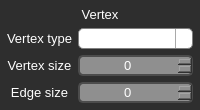
         <widget class="QFrame" name="frame_vertex">
          <property name="autoFillBackground">
           <bool>false</bool>
          </property>
          <property name="styleSheet">
           <string notr="true">QFrame {
	background-color: #2E2E2E;
}</string>
          </property>
          <property name="frameShape">
           <enum>QFrame::NoFrame</enum>
          </property>
          <property name="frameShadow">
           <enum>QFrame::Raised</enum>
          </property>
          <property name="lineWidth">
           <number>1</number>
          </property>
          <layout class="QGridLayout" name="gridLayout_13">
           <property name="leftMargin">
            <number>7</number>
           </property>
           <property name="topMargin">
            <number>7</number>
           </property>
           <property name="rightMargin">
            <number>7</number>
           </property>
           <property name="bottomMargin">
            <number>7</number>
           </property>
           <item row="2" column="0">
            <widget class="QLabel" name="label_vertex_size">
             <property name="font">
              <font>
               <pointsize>10</pointsize>
              </font>
             </property>
             <property name="styleSheet">
              <string notr="true">QLabel {
	color: white;
}</string>
             </property>
             <property name="text">
              <string>Vertex size</string>
             </property>
             <property name="alignment">
              <set>Qt::AlignCenter</set>
             </property>
            </widget>
           </item>
           <item row="0" column="0" colspan="3">
            <widget class="QLabel" name="label_vertex">
             <property name="font">
              <font>
               <pointsize>10</pointsize>
              </font>
             </property>
             <property name="styleSheet">
              <string notr="true">QLabel {
	color: white;
}</string>
             </property>
             <property name="text">
              <string>Vertex</string>
             </property>
             <property name="alignment">
              <set>Qt::AlignCenter</set>
             </property>
            </widget>
           </item>
           <item row="1" column="1" colspan="2">
            <widget class="QComboBox" name="cbVertexType">
             <property name="enabled">
              <bool>true</bool>
             </property>
             <property name="font">
              <font>
               <pointsize>10</pointsize>
              </font>
             </property>
             <property name="styleSheet">
              <string notr="true">QComboBox {
	border: 1px solid gray;
	border-radius: 5px;
	padding: 1px 18px 1px 3px;
	min-width: 6em;
	color: white;
}

QComboBox::drop-down {
	subcontrol-origin: padding;
	subcontrol-position: top right;
	width: 16px;

	border-left-width: 1px;
	border-left-color: darkgray;
	border-left-style: solid;
	border-top-right-radius: 3px;
}

QComboBox::down-arrow {
	subcontrol-origin: margin;
	subcontrol-position: center right;
	image: url(:/images/down_arrow.png);
	right: 3px;
	height: 22px;
	width: 10px;
}</string>
             </property>
             <item>
              <property name="text">
               <string>None</string>
              </property>
             </item>
             <item>
              <property name="text">
               <string>Quad</string>
              </property>
             </item>
             <item>
              <property name="text">
               <string>Circle</string>
              </property>
             </item>
            </widget>
           </item>
           <item row="2" column="1" colspan="2">
            <widget class="QSpinBox" name="VertexSize">
             <property name="enabled">
              <bool>true</bool>
             </property>
             <property name="sizePolicy">
              <sizepolicy hsizetype="Preferred" vsizetype="Preferred">
               <horstretch>0</horstretch>
               <verstretch>0</verstretch>
              </sizepolicy>
             </property>
             <property name="font">
              <font>
               <pointsize>10</pointsize>
              </font>
             </property>
             <property name="styleSheet">
              <string notr="true">QSpinBox {
  border: 2px solid rgb(76,76,76);
  border-radius: 5px;
  background-color: #8F8F8F;
  color: rgb(255,255,255);
}

QSpinBox::down-button  {
  subcontrol-origin: margin;
  subcontrol-position: center left;
  image: url(:/images/left_arrow.png);
  background-color: rgb(76,76,76);
  left: 2px;
  height: 22px;
  width: 12px;
}

QSpinBox::up-button  {
  subcontrol-origin: margin;
  subcontrol-position: center right;
  image: url(:/images/right_arrow.png);
  background-color: rgb(76,76,76);
  right: 2px;
  height: 22px;
  width:12px;
}</string>
             </property>
             <property name="alignment">
              <set>Qt::AlignCenter</set>
             </property>
            </widget>
           </item>
           <item row="1" column="0">
            <widget class="QLabel" name="label_vertex_type">
             <property name="font">
              <font>
               <pointsize>10</pointsize>
              </font>
             </property>
             <property name="styleSheet">
              <string notr="true">QLabel {
	color: white;
}</string>
             </property>
             <property name="text">
              <string>Vertex type</string>
             </property>
             <property name="alignment">
              <set>Qt::AlignCenter</set>
             </property>
            </widget>
           </item>
           <item row="3" column="1" colspan="2">
            <widget class="QSpinBox" name="LineSize">
             <property name="enabled">
              <bool>true</bool>
             </property>
             <property name="sizePolicy">
              <sizepolicy hsizetype="Preferred" vsizetype="Preferred">
               <horstretch>0</horstretch>
               <verstretch>0</verstretch>
              </sizepolicy>
             </property>
             <property name="font">
              <font>
               <pointsize>10</pointsize>
              </font>
             </property>
             <property name="styleSheet">
              <string notr="true">QSpinBox {
  border: 2px solid rgb(76,76,76);
  border-radius: 5px;
  background-color: #8F8F8F;
  color: rgb(255,255,255);
}

QSpinBox::down-button  {
  subcontrol-origin: margin;
  subcontrol-position: center left;
  image: url(:/images/left_arrow.png);
  background-color: rgb(76,76,76);
  left: 2px;
  height: 22px;
  width: 12px;
}

QSpinBox::up-button  {
  subcontrol-origin: margin;
  subcontrol-position: center right;
  image: url(:/images/right_arrow.png);
  background-color: rgb(76,76,76);
  right: 2px;
  height: 22px;
  width:12px;
}</string>
             </property>
             <property name="alignment">
              <set>Qt::AlignCenter</set>
             </property>
            </widget>
           </item>
           <item row="3" column="0">
            <widget class="QLabel" name="label_edge_size">
             <property name="font">
              <font>
               <pointsize>10</pointsize>
              </font>
             </property>
             <property name="styleSheet">
              <string notr="true">QLabel {
	color: white;
}</string>
             </property>
             <property name="text">
              <string>Edge size</string>
             </property>
             <property name="alignment">
              <set>Qt::AlignCenter</set>
             </property>
            </widget>
           </item>
          </layout>
         </widget>
